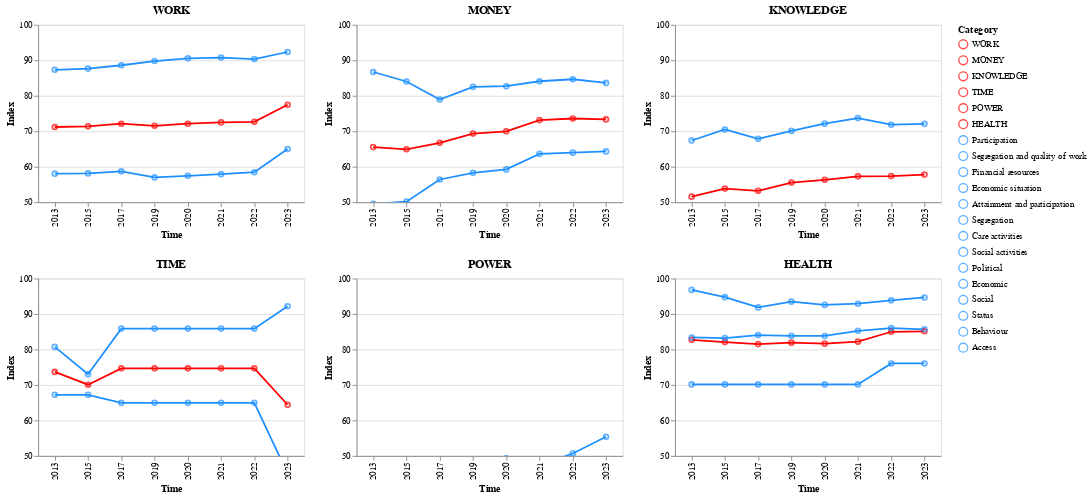

Here is the notebook cell this chart was saved with:
### Code cell
import pandas as pd
import altair as alt
import ipywidgets as widgets
from IPython.display import display

# 定义 category_mapping 和 name 列表
category_mapping = {
    1: ('WORK', 'Participation', 'Segregation and quality of work'),
    2: ('MONEY', 'Financial resources', 'Economic situation'),
    3: ('KNOWLEDGE', 'Attainment and participation', 'Segregation'),
    4: ('TIME', 'Care activities', 'Social activities'),
    5: ('POWER', 'Political', 'Economic', 'Social'),
    6: ('HEALTH', 'Status', 'Behaviour', 'Access')
}
name=['WORK','MONEY','KNOWLEDGE','TIME','POWER','HEALTH']

# 占位符函数，需要替换为实际的数据提取功能
def get_data(country_name, category):
    df_list = []
    for i, sheet_name in enumerate(index_file.sheet_names):
        df = pd.read_excel(index_file, sheet_name=sheet_name)
        df['Time'] = sheet_name[:4]
        category_names = category_mapping[category]
        df = df[df['Country'] == country_name]
        df = df[['Time', 'Country'] + list(category_names)]  # 保留时间、国家和映射的类别名称的列
        df_list.append(df)  # 添加到数据列表中
    return pd.concat(df_list)


# 创建下拉菜单部件
country_dropdown = widgets.Dropdown(options=['BE', 'BG', 'CZ', 'DK', 'DE', 'EE', 'IE', 'EL', 'ES', 'FR',
                                            'HR', 'IT', 'CY', 'LV', 'LT', 'LU', 'HU', 'MT', 'NL',
                                            'AT', 'PL', 'PT', 'RO', 'SI', 'SK', 'FI', 'SE'],
                                    description='Choose Country:', value='FR')

# 显示下拉菜单
display(country_dropdown)

# 创建一个字典用于存储图表对象
charts = {}

# 国家选择回调函数
def on_country_change(change):
    clear_output()  # 清除先前的输出
    display(country_dropdown)  # 重新显示下拉菜单

    country_name = change['new']
    country_category_data = {}
    for i in range(1, 7):
        country_category_data[i] = get_data(country_name, i)
    for i in range(1, 7):
        country_category_data[i] = pd.DataFrame(country_category_data[i])

    # 对每个类别的数据进行处理和可视化
    for i in range(1, 7):
        data = country_category_data[i]
        data = data.melt(id_vars=['Time', 'Country'], var_name='Category', value_name='Index')
        custom_color = {  
        'WORK':'red',
        'MONEY':'red',
        'KNOWLEDGE':'red',
        'TIME':'red',
        'POWER':'red',
        'HEALTH':'red',
        'Participation':'dodgerblue', 
        'Segregation and quality of work': 'dodgerblue',
        'Financial resources':'dodgerblue', 
        'Economic situation':'dodgerblue',
        'Attainment and participation':'dodgerblue',
        'Segregation':'dodgerblue',
        'Care activities':'dodgerblue', 
        'Social activities':'dodgerblue',
        'Political':'dodgerblue', 
        'Economic':'dodgerblue', 
        'Social':'dodgerblue', 
        'Status':'dodgerblue', 
        'Behaviour':'dodgerblue', 
        'Access':'dodgerblue'
    }
        
        line = alt.Chart(data).mark_line().encode(
            x='Time:O',
            y=alt.Y('Index:Q', title='Index', scale=alt.Scale(domain=(50, 100))),
            color=alt.Color('Category:N', scale=alt.Scale(domain=list(custom_color.keys()), range=list(custom_color.values()))),
            tooltip=['Country', 'Index', 'Category']
        )

        points = alt.Chart(data).mark_point().encode(
            x='Time:O',
            y=alt.Y('Index:Q', title='Index', scale=alt.Scale(domain=(50, 100))),
            color=alt.Color('Category:N', scale=alt.Scale(domain=list(custom_color.keys()), range=list(custom_color.values()))),
            tooltip=['Country', 'Index', 'Category']
        )

        chart = alt.layer(line, points).properties(
            title=name[i - 1],
            height=200,
            width=300  # 设置图表宽度为300像素
        ).interactive()

        # 存储图表对象
        charts[i] = chart
    first_row = alt.hconcat(charts[1], charts[2], charts[3])
    second_row = alt.hconcat(charts[4], charts[5], charts[6])

    combined_chart = alt.vconcat(first_row, second_row)

    # 显示更新后的图表
    display(combined_chart)

# 注册回调函数
country_dropdown.observe(on_country_change, names='value')

### Figure 1 — Vega-Lite specification as saved in the notebook (floating-point values rounded to 4 significant figures)
{"config": {"view": {"continuousWidth": 300, "continuousHeight": 300}}, "vconcat": [{"hconcat": [{"layer": [{"mark": {"type": "line"}, "encoding": {"color": {"field": "Category", "scale": {"domain": ["WORK", "MONEY", "KNOWLEDGE", "TIME", "POWER", "HEALTH", "Participation", "Segregation and quality of work", "Financial resources", "Economic situation", "Attainment and participation", "Segregation", "Care activities", "Social activities", "Political", "Economic", "Social", "Status", "Behaviour", "Access"], "range": ["red", "red", "red", "red", "red", "red", "dodgerblue", "dodgerblue", "dodgerblue", "dodgerblue", "dodgerblue", "dodgerblue", "dodgerblue", "dodgerblue", "dodgerblue", "dodgerblue", "dodgerblue", "dodgerblue", "dodgerblue", "dodgerblue"]}, "type": "nominal"}, "tooltip": [{"field": "Country", "type": "nominal"}, {"field": "Index", "type": "quantitative"}, {"field": "Category", "type": "nominal"}], "x": {"field": "Time", "type": "ordinal"}, "y": {"field": "Index", "scale": {"domain": [50, 100]}, "title": "Index", "type": "quantitative"}}, "name": "view_75"}, {"mark": {"type": "point"}, "encoding": {"color": {"field": "Category", "scale": {"domain": ["WORK", "MONEY", "KNOWLEDGE", "TIME", "POWER", "HEALTH", "Participation", "Segregation and quality of work", "Financial resources", "Economic situation", "Attainment and participation", "Segregation", "Care activities", "Social activities", "Political", "Economic", "Social", "Status", "Behaviour", "Access"], "range": ["red", "red", "red", "red", "red", "red", "dodgerblue", "dodgerblue", "dodgerblue", "dodgerblue", "dodgerblue", "dodgerblue", "dodgerblue", "dodgerblue", "dodgerblue", "dodgerblue", "dodgerblue", "dodgerblue", "dodgerblue", "dodgerblue"]}, "type": "nominal"}, "tooltip": [{"field": "Country", "type": "nominal"}, {"field": "Index", "type": "quantitative"}, {"field": "Category", "type": "nominal"}], "x": {"field": "Time", "type": "ordinal"}, "y": {"field": "Index", "scale": {"domain": [50, 100]}, "title": "Index", "type": "quantitative"}}}], "data": {"name": "data-426fa1ce5192c46a7c96a4c4d034da5a"}, "height": 200, "title": "WORK", "width": 300}, {"layer": [{"mark": {"type": "line"}, "encoding": {"color": {"field": "Category", "scale": {"domain": ["WORK", "MONEY", "KNOWLEDGE", "TIME", "POWER", "HEALTH", "Participation", "Segregation and quality of work", "Financial resources", "Economic situation", "Attainment and participation", "Segregation", "Care activities", "Social activities", "Political", "Economic", "Social", "Status", "Behaviour", "Access"], "range": ["red", "red", "red", "red", "red", "red", "dodgerblue", "dodgerblue", "dodgerblue", "dodgerblue", "dodgerblue", "dodgerblue", "dodgerblue", "dodgerblue", "dodgerblue", "dodgerblue", "dodgerblue", "dodgerblue", "dodgerblue", "dodgerblue"]}, "type": "nominal"}, "tooltip": [{"field": "Country", "type": "nominal"}, {"field": "Index", "type": "quantitative"}, {"field": "Category", "type": "nominal"}], "x": {"field": "Time", "type": "ordinal"}, "y": {"field": "Index", "scale": {"domain": [50, 100]}, "title": "Index", "type": "quantitative"}}, "name": "view_76"}, {"mark": {"type": "point"}, "encoding": {"color": {"field": "Category", "scale": {"domain": ["WORK", "MONEY", "KNOWLEDGE", "TIME", "POWER", "HEALTH", "Participation", "Segregation and quality of work", "Financial resources", "Economic situation", "Attainment and participation", "Segregation", "Care activities", "Social activities", "Political", "Economic", "Social", "Status", "Behaviour", "Access"], "range": ["red", "red", "red", "red", "red", "red", "dodgerblue", "dodgerblue", "dodgerblue", "dodgerblue", "dodgerblue", "dodgerblue", "dodgerblue", "dodgerblue", "dodgerblue", "dodgerblue", "dodgerblue", "dodgerblue", "dodgerblue", "dodgerblue"]}, "type": "nominal"}, "tooltip": [{"field": "Country", "type": "nominal"}, {"field": "Index", "type": "quantitative"}, {"field": "Category", "type": "nominal"}], "x": {"field": "Time", "type": "ordinal"}, "y": {"field": "Index", "scale": {"domain": [50, 100]}, "title": "Index", "type": "quantitative"}}}], "data": {"name": "data-c0579eb9100ba436dc56778fa25df6e2"}, "height": 200, "title": "MONEY", "width": 300}, {"layer": [{"mark": {"type": "line"}, "encoding": {"color": {"field": "Category", "scale": {"domain": ["WORK", "MONEY", "KNOWLEDGE", "TIME", "POWER", "HEALTH", "Participation", "Segregation and quality of work", "Financial resources", "Economic situation", "Attainment and participation", "Segregation", "Care activities", "Social activities", "Political", "Economic", "Social", "Status", "Behaviour", "Access"], "range": ["red", "red", "red", "red", "red", "red", "dodgerblue", "dodgerblue", "dodgerblue", "dodgerblue", "dodgerblue", "dodgerblue", "dodgerblue", "dodgerblue", "dodgerblue", "dodgerblue", "dodgerblue", "dodgerblue", "dodgerblue", "dodgerblue"]}, "type": "nominal"}, "tooltip": [{"field": "Country", "type": "nominal"}, {"field": "Index", "type": "quantitative"}, {"field": "Category", "type": "nominal"}], "x": {"field": "Time", "type": "ordinal"}, "y": {"field": "Index", "scale": {"domain": [50, 100]}, "title": "Index", "type": "quantitative"}}, "name": "view_77"}, {"mark": {"type": "point"}, "encoding": {"color": {"field": "Category", "scale": {"domain": ["WORK", "MONEY", "KNOWLEDGE", "TIME", "POWER", "HEALTH", "Participation", "Segregation and quality of work", "Financial resources", "Economic situation", "Attainment and participation", "Segregation", "Care activities", "Social activities", "Political", "Economic", "Social", "Status", "Behaviour", "Access"], "range": ["red", "red", "red", "red", "red", "red", "dodgerblue", "dodgerblue", "dodgerblue", "dodgerblue", "dodgerblue", "dodgerblue", "dodgerblue", "dodgerblue", "dodgerblue", "dodgerblue", "dodgerblue", "dodgerblue", "dodgerblue", "dodgerblue"]}, "type": "nominal"}, "tooltip": [{"field": "Country", "type": "nominal"}, {"field": "Index", "type": "quantitative"}, {"field": "Category", "type": "nominal"}], "x": {"field": "Time", "type": "ordinal"}, "y": {"field": "Index", "scale": {"domain": [50, 100]}, "title": "Index", "type": "quantitative"}}}], "data": {"name": "data-dace7d344783632d6b43eab01451b1ba"}, "height": 200, "title": "KNOWLEDGE", "width": 300}]}, {"hconcat": [{"layer": [{"mark": {"type": "line"}, "encoding": {"color": {"field": "Category", "scale": {"domain": ["WORK", "MONEY", "KNOWLEDGE", "TIME", "POWER", "HEALTH", "Participation", "Segregation and quality of work", "Financial resources", "Economic situation", "Attainment and participation", "Segregation", "Care activities", "Social activities", "Political", "Economic", "Social", "Status", "Behaviour", "Access"], "range": ["red", "red", "red", "red", "red", "red", "dodgerblue", "dodgerblue", "dodgerblue", "dodgerblue", "dodgerblue", "dodgerblue", "dodgerblue", "dodgerblue", "dodgerblue", "dodgerblue", "dodgerblue", "dodgerblue", "dodgerblue", "dodgerblue"]}, "type": "nominal"}, "tooltip": [{"field": "Country", "type": "nominal"}, {"field": "Index", "type": "quantitative"}, {"field": "Category", "type": "nominal"}], "x": {"field": "Time", "type": "ordinal"}, "y": {"field": "Index", "scale": {"domain": [50, 100]}, "title": "Index", "type": "quantitative"}}, "name": "view_78"}, {"mark": {"type": "point"}, "encoding": {"color": {"field": "Category", "scale": {"domain": ["WORK", "MONEY", "KNOWLEDGE", "TIME", "POWER", "HEALTH", "Participation", "Segregation and quality of work", "Financial resources", "Economic situation", "Attainment and participation", "Segregation", "Care activities", "Social activities", "Political", "Economic", "Social", "Status", "Behaviour", "Access"], "range": ["red", "red", "red", "red", "red", "red", "dodgerblue", "dodgerblue", "dodgerblue", "dodgerblue", "dodgerblue", "dodgerblue", "dodgerblue", "dodgerblue", "dodgerblue", "dodgerblue", "dodgerblue", "dodgerblue", "dodgerblue", "dodgerblue"]}, "type": "nominal"}, "tooltip": [{"field": "Country", "type": "nominal"}, {"field": "Index", "type": "quantitative"}, {"field": "Category", "type": "nominal"}], "x": {"field": "Time", "type": "ordinal"}, "y": {"field": "Index", "scale": {"domain": [50, 100]}, "title": "Index", "type": "quantitative"}}}], "data": {"name": "data-edf3da29db2855ad269d98445d731069"}, "height": 200, "title": "TIME", "width": 300}, {"layer": [{"mark": {"type": "line"}, "encoding": {"color": {"field": "Category", "scale": {"domain": ["WORK", "MONEY", "KNOWLEDGE", "TIME", "POWER", "HEALTH", "Participation", "Segregation and quality of work", "Financial resources", "Economic situation", "Attainment and participation", "Segregation", "Care activities", "Social activities", "Political", "Economic", "Social", "Status", "Behaviour", "Access"], "range": ["red", "red", "red", "red", "red", "red", "dodgerblue", "dodgerblue", "dodgerblue", "dodgerblue", "dodgerblue", "dodgerblue", "dodgerblue", "dodgerblue", "dodgerblue", "dodgerblue", "dodgerblue", "dodgerblue", "dodgerblue", "dodgerblue"]}, "type": "nominal"}, "tooltip": [{"field": "Country", "type": "nominal"}, {"field": "Index", "type": "quantitative"}, {"field": "Category", "type": "nominal"}], "x": {"field": "Time", "type": "ordinal"}, "y": {"field": "Index", "scale": {"domain": [50, 100]}, "title": "Index", "type": "quantitative"}}, "name": "view_79"}, {"mark": {"type": "point"}, "encoding": {"color": {"field": "Category", "scale": {"domain": ["WORK", "MONEY", "KNOWLEDGE", "TIME", "POWER", "HEALTH", "Participation", "Segregation and quality of work", "Financial resources", "Economic situation", "Attainment and participation", "Segregation", "Care activities", "Social activities", "Political", "Economic", "Social", "Status", "Behaviour", "Access"], "range": ["red", "red", "red", "red", "red", "red", "dodgerblue", "dodgerblue", "dodgerblue", "dodgerblue", "dodgerblue", "dodgerblue", "dodgerblue", "dodgerblue", "dodgerblue", "dodgerblue", "dodgerblue", "dodgerblue", "dodgerblue", "dodgerblue"]}, "type": "nominal"}, "tooltip": [{"field": "Country", "type": "nominal"}, {"field": "Index", "type": "quantitative"}, {"field": "Category", "type": "nominal"}], "x": {"field": "Time", "type": "ordinal"}, "y": {"field": "Index", "scale": {"domain": [50, 100]}, "title": "Index", "type": "quantitative"}}}], "data": {"name": "data-ee3501ed7da572ecbb868d4aa6130300"}, "height": 200, "title": "POWER", "width": 300}, {"layer": [{"mark": {"type": "line"}, "encoding": {"color": {"field": "Category", "scale": {"domain": ["WORK", "MONEY", "KNOWLEDGE", "TIME", "POWER", "HEALTH", "Participation", "Segregation and quality of work", "Financial resources", "Economic situation", "Attainment and participation", "Segregation", "Care activities", "Social activities", "Political", "Economic", "Social", "Status", "Behaviour", "Access"], "range": ["red", "red", "red", "red", "red", "red", "dodgerblue", "dodgerblue", "dodgerblue", "dodgerblue", "dodgerblue", "dodgerblue", "dodgerblue", "dodgerblue", "dodgerblue", "dodgerblue", "dodgerblue", "dodgerblue", "dodgerblue", "dodgerblue"]}, "type": "nominal"}, "tooltip": [{"field": "Country", "type": "nominal"}, {"field": "Index", "type": "quantitative"}, {"field": "Category", "type": "nominal"}], "x": {"field": "Time", "type": "ordinal"}, "y": {"field": "Index", "scale": {"domain": [50, 100]}, "title": "Index", "type": "quantitative"}}, "name": "view_80"}, {"mark": {"type": "point"}, "encoding": {"color": {"field": "Category", "scale": {"domain": ["WORK", "MONEY", "KNOWLEDGE", "TIME", "POWER", "HEALTH", "Participation", "Segregation and quality of work", "Financial resources", "Economic situation", "Attainment and participation", "Segregation", "Care activities", "Social activities", "Political", "Economic", "Social", "Status", "Behaviour", "Access"], "range": ["red", "red", "red", "red", "red", "red", "dodgerblue", "dodgerblue", "dodgerblue", "dodgerblue", "dodgerblue", "dodgerblue", "dodgerblue", "dodgerblue", "dodgerblue", "dodgerblue", "dodgerblue", "dodgerblue", "dodgerblue", "dodgerblue"]}, "type": "nominal"}, "tooltip": [{"field": "Country", "type": "nominal"}, {"field": "Index", "type": "quantitative"}, {"field": "Category", "type": "nominal"}], "x": {"field": "Time", "type": "ordinal"}, "y": {"field": "Index", "scale": {"domain": [50, 100]}, "title": "Index", "type": "quantitative"}}}], "data": {"name": "data-0ed3f1671fb338a9b8d08c63a98133f3"}, "height": 200, "title": "HEALTH", "width": 300}]}], "params": [{"name": "param_76", "select": {"type": "interval", "encodings": ["x", "y"]}, "bind": "scales", "views": ["view_75"]}, {"name": "param_77", "select": {"type": "interval", "encodings": ["x", "y"]}, "bind": "scales", "views": ["view_76"]}, {"name": "param_78", "select": {"type": "interval", "encodings": ["x", "y"]}, "bind": "scales", "views": ["view_77"]}, {"name": "param_79", "select": {"type": "interval", "encodings": ["x", "y"]}, "bind": "scales", "views": ["view_78"]}, {"name": "param_80", "select": {"type": "interval", "encodings": ["x", "y"]}, "bind": "scales", "views": ["view_79"]}, {"name": "param_81", "select": {"type": "interval", "encodings": ["x", "y"]}, "bind": "scales", "views": ["view_80"]}], "$schema": "https://vega.github.io/schema/vega-lite/v5.17.0.json", "datasets": {"data-426fa1ce5192c46a7c96a4c4d034da5a": [{"Time": "2013", "Country": "EE", "Category": "WORK", "Index": 71.2}, {"Time": "2015", "Country": "EE", "Category": "WORK", "Index": 71.39}, {"Time": "2017", "Country": "EE", "Category": "WORK", "Index": 72.13}, {"Time": "2019", "Country": "EE", "Category": "WORK", "Index": 71.54}, {"Time": "2020", "Country": "EE", "Category": "WORK", "Index": 72.13}, {"Time": "2021", "Country": "EE", "Category": "WORK", "Index": 72.51}, {"Time": "2022", "Country": "EE", "Category": "WORK", "Index": 72.67}, {"Time": "2023", "Country": "EE", "Category": "WORK", "Index": 77.47}, {"Time": "2013", "Country": "EE", "Category": "Participation", "Index": 87.32}, {"Time": "2015", "Country": "EE", "Category": "Participation", "Index": 87.67}, {"Time": "2017", "Country": "EE", "Category": "Participation", "Index": 88.61}, {"Time": "2019", "Country": "EE", "Category": "Participation", "Index": 89.8}, {"Time": "2020", "Country": "EE", "Category": "Participation", "Index": 90.56}, {"Time": "2021", "Country": "EE", "Category": "Participation", "Index": 90.78}, {"Time": "2022", "Country": "EE", "Category": "Participation", "Index": 90.35}, {"Time": "2023", "Country": "EE", "Category": "Participation", "Index": 92.34}, {"Time": "2013", "Country": "EE", "Category": "Segregation and quality of work", "Index": 58.06}, {"Time": "2015", "Country": "EE", "Category": "Segregation and quality of work", "Index": 58.13}, {"Time": "2017", "Country": "EE", "Category": "Segregation and quality of work", "Index": 58.71}, {"Time": "2019", "Country": "EE", "Category": "Segregation and quality of work", "Index": 57.0}, {"Time": "2020", "Country": "EE", "Category": "Segregation and quality of work", "Index": 57.45}, {"Time": "2021", "Country": "EE", "Category": "Segregation and quality of work", "Index": 57.91}, {"Time": "2022", "Country": "EE", "Category": "Segregation and quality of work", "Index": 58.45}, {"Time": "2023", "Country": "EE", "Category": "Segregation and quality of work", "Index": 65.0}], "data-c0579eb9100ba436dc56778fa25df6e2": [{"Time": "2013", "Country": "EE", "Category": "MONEY", "Index": 65.54}, {"Time": "2015", "Country": "EE", "Category": "MONEY", "Index": 64.93}, {"Time": "2017", "Country": "EE", "Category": "MONEY", "Index": 66.74}, {"Time": "2019", "Country": "EE", "Category": "MONEY", "Index": 69.35}, {"Time": "2020", "Country": "EE", "Category": "MONEY", "Index": 70.0}, {"Time": "2021", "Country": "EE", "Category": "MONEY", "Index": 73.15}, {"Time": "2022", "Country": "EE", "Category": "MONEY", "Index": 73.6}, {"Time": "2023", "Country": "EE", "Category": "MONEY", "Index": 73.34}, {"Time": "2013", "Country": "EE", "Category": "Financial resources", "Index": 49.54}, {"Time": "2015", "Country": "EE", "Category": "Financial resources", "Index": 50.17}, {"Time": "2017", "Country": "EE", "Category": "Financial resources", "Index": 56.41}, {"Time": "2019", "Country": "EE", "Category": "Financial resources", "Index": 58.28}, {"Time": "2020", "Country": "EE", "Category": "Financial resources", "Index": 59.26}, {"Time": "2021", "Country": "EE", "Category": "Financial resources", "Index": 63.63}, {"Time": "2022", "Country": "EE", "Category": "Financial resources", "Index": 63.98}, {"Time": "2023", "Country": "EE", "Category": "Financial resources", "Index": 64.32}, {"Time": "2013", "Country": "EE", "Category": "Economic situation", "Index": 86.71}, {"Time": "2015", "Country": "EE", "Category": "Economic situation", "Index": 84.03}, {"Time": "2017", "Country": "EE", "Category": "Economic situation", "Index": 78.96}, {"Time": "2019", "Country": "EE", "Category": "Economic situation", "Index": 82.52}, {"Time": "2020", "Country": "EE", "Category": "Economic situation", "Index": 82.7}, {"Time": "2021", "Country": "EE", "Category": "Economic situation", "Index": 84.1}, {"Time": "2022", "Country": "EE", "Category": "Economic situation", "Index": 84.66}, {"Time": "2023", "Country": "EE", "Category": "Economic situation", "Index": 83.62}], "data-dace7d344783632d6b43eab01451b1ba": [{"Time": "2013", "Country": "EE", "Category": "KNOWLEDGE", "Index": 51.57}, {"Time": "2015", "Country": "EE", "Category": "KNOWLEDGE", "Index": 53.84}, {"Time": "2017", "Country": "EE", "Category": "KNOWLEDGE", "Index": 53.21}, {"Time": "2019", "Country": "EE", "Category": "KNOWLEDGE", "Index": 55.53}, {"Time": "2020", "Country": "EE", "Category": "KNOWLEDGE", "Index": 56.33}, {"Time": "2021", "Country": "EE", "Category": "KNOWLEDGE", "Index": 57.29}, {"Time": "2022", "Country": "EE", "Category": "KNOWLEDGE", "Index": 57.36}, {"Time": "2023", "Country": "EE", "Category": "KNOWLEDGE", "Index": 57.79}, {"Time": "2013", "Country": "EE", "Category": "Attainment and participation", "Index": 67.4}, {"Time": "2015", "Country": "EE", "Category": "Attainment and participation", "Index": 70.5}, {"Time": "2017", "Country": "EE", "Category": "Attainment and participation", "Index": 67.87}, {"Time": "2019", "Country": "EE", "Category": "Attainment and participation", "Index": 70.1}, {"Time": "2020", "Country": "EE", "Category": "Attainment and participation", "Index": 72.15}, {"Time": "2021", "Country": "EE", "Category": "Attainment and participation", "Index": 73.72}, {"Time": "2022", "Country": "EE", "Category": "Attainment and participation", "Index": 71.86}, {"Time": "2023", "Country": "EE", "Category": "Attainment and participation", "Index": 72.09}, {"Time": "2013", "Country": "EE", "Category": "Segregation", "Index": 39.46}, {"Time": "2015", "Country": "EE", "Category": "Segregation", "Index": 41.12}, {"Time": "2017", "Country": "EE", "Category": "Segregation", "Index": 41.73}, {"Time": "2019", "Country": "EE", "Category": "Segregation", "Index": 43.99}, {"Time": "2020", "Country": "EE", "Category": "Segregation", "Index": 43.99}, {"Time": "2021", "Country": "EE", "Category": "Segregation", "Index": 44.53}, {"Time": "2022", "Country": "EE", "Category": "Segregation", "Index": 45.79}, {"Time": "2023", "Country": "EE", "Category": "Segregation", "Index": 46.32}], "data-edf3da29db2855ad269d98445d731069": [{"Time": "2013", "Country": "EE", "Category": "TIME", "Index": 73.67}, {"Time": "2015", "Country": "EE", "Category": "TIME", "Index": 70.07}, {"Time": "2017", "Country": "EE", "Category": "TIME", "Index": 74.69}, {"Time": "2019", "Country": "EE", "Category": "TIME", "Index": 74.69}, {"Time": "2020", "Country": "EE", "Category": "TIME", "Index": 74.69}, {"Time": "2021", "Country": "EE", "Category": "TIME", "Index": 74.69}, {"Time": "2022", "Country": "EE", "Category": "TIME", "Index": 74.69}, {"Time": "2023", "Country": "EE", "Category": "TIME", "Index": 64.42}, {"Time": "2013", "Country": "EE", "Category": "Care activities", "Index": 80.73}, {"Time": "2015", "Country": "EE", "Category": "Care activities", "Index": 73.04}, {"Time": "2017", "Country": "EE", "Category": "Care activities", "Index": 85.88}, {"Time": "2019", "Country": "EE", "Category": "Care activities", "Index": 85.88}, {"Time": "2020", "Country": "EE", "Category": "Care activities", "Index": 85.88}, {"Time": "2021", "Country": "EE", "Category": "Care activities", "Index": 85.88}, {"Time": "2022", "Country": "EE", "Category": "Care activities", "Index": 85.88}, {"Time": "2023", "Country": "EE", "Category": "Care activities", "Index": 92.19}, {"Time": "2013", "Country": "EE", "Category": "Social activities", "Index": 67.23}, {"Time": "2015", "Country": "EE", "Category": "Social activities", "Index": 67.23}, {"Time": "2017", "Country": "EE", "Category": "Social activities", "Index": 64.95}, {"Time": "2019", "Country": "EE", "Category": "Social activities", "Index": 64.95}, {"Time": "2020", "Country": "EE", "Category": "Social activities", "Index": 64.95}, {"Time": "2021", "Country": "EE", "Category": "Social activities", "Index": 64.95}, {"Time": "2022", "Country": "EE", "Category": "Social activities", "Index": 64.95}, {"Time": "2023", "Country": "EE", "Category": "Social activities", "Index": 45.02}], "data-ee3501ed7da572ecbb868d4aa6130300": [{"Time": "2013", "Country": "EE", "Category": "POWER", "Index": 21.86}, {"Time": "2015", "Country": "EE", "Category": "POWER", "Index": 22.0}, {"Time": "2017", "Country": "EE", "Category": "POWER", "Index": 28.16}, {"Time": "2019", "Country": "EE", "Category": "POWER", "Index": 34.61}, {"Time": "2020", "Country": "EE", "Category": "POWER", "Index": 36.08}, {"Time": "2021", "Country": "EE", "Category": "POWER", "Index": 36.63}, {"Time": "2022", "Country": "EE", "Category": "POWER", "Index": 34.03}, {"Time": "2023", "Country": "EE", "Category": "POWER", "Index": 33.02}, {"Time": "2013", "Country": "EE", "Category": "Political", "Index": 34.85}, {"Time": "2015", "Country": "EE", "Category": "Political", "Index": 33.7}, {"Time": "2017", "Country": "EE", "Category": "Political", "Index": 44.94}, {"Time": "2019", "Country": "EE", "Category": "Political", "Index": 48.53}, {"Time": "2020", "Country": "EE", "Category": "Political", "Index": 49.34}, {"Time": "2021", "Country": "EE", "Category": "Political", "Index": 47.3}, {"Time": "2022", "Country": "EE", "Category": "Political", "Index": 50.68}, {"Time": "2023", "Country": "EE", "Category": "Political", "Index": 55.39}, {"Time": "2013", "Country": "EE", "Category": "Economic", "Index": 21.57}, {"Time": "2015", "Country": "EE", "Category": "Economic", "Index": 22.68}, {"Time": "2017", "Country": "EE", "Category": "Economic", "Index": 23.23}, {"Time": "2019", "Country": "EE", "Category": "Economic", "Index": 23.4}, {"Time": "2020", "Country": "EE", "Category": "Economic", "Index": 24.16}, {"Time": "2021", "Country": "EE", "Category": "Economic", "Index": 27.53}, {"Time": "2022", "Country": "EE", "Category": "Economic", "Index": 25.23}, {"Time": "2023", "Country": "EE", "Category": "Economic", "Index": 21.83}, {"Time": "2013", "Country": "EE", "Category": "Social", "Index": 13.89}, {"Time": "2015", "Country": "EE", "Category": "Social", "Index": 13.94}, {"Time": "2017", "Country": "EE", "Category": "Social", "Index": 21.4}, {"Time": "2019", "Country": "EE", "Category": "Social", "Index": 36.5}, {"Time": "2020", "Country": "EE", "Category": "Social", "Index": 39.41}, {"Time": "2021", "Country": "EE", "Category": "Social", "Index": 37.76}, {"Time": "2022", "Country": "EE", "Category": "Social", "Index": 30.82}, {"Time": "2023", "Country": "EE", "Category": "Social", "Index": 29.78}], "data-0ed3f1671fb338a9b8d08c63a98133f3": [{"Time": "2013", "Country": "EE", "Category": "HEALTH", "Index": 82.73}, {"Time": "2015", "Country": "EE", "Category": "HEALTH", "Index": 82.08}, {"Time": "2017", "Country": "EE", "Category": "HEALTH", "Index": 81.52}, {"Time": "2019", "Country": "EE", "Category": "HEALTH", "Index": 81.93}, {"Time": "2020", "Country": "EE", "Category": "HEALTH", "Index": 81.64}, {"Time": "2021", "Country": "EE", "Category": "HEALTH", "Index": 82.21}, {"Time": "2022", "Country": "EE", "Category": "HEALTH", "Index": 84.99}, {"Time": "2023", "Country": "EE", "Category": "HEALTH", "Index": 85.13}, {"Time": "2013", "Country": "EE", "Category": "Status", "Index": 83.39}, {"Time": "2015", "Country": "EE", "Category": "Status", "Index": 83.22}, {"Time": "2017", "Country": "EE", "Category": "Status", "Index": 84.06}, {"Time": "2019", "Country": "EE", "Category": "Status", "Index": 83.87}, {"Time": "2020", "Country": "EE", "Category": "Status", "Index": 83.81}, {"Time": "2021", "Country": "EE", "Category": "Status", "Index": 85.25}, {"Time": "2022", "Country": "EE", "Category": "Status", "Index": 86.02}, {"Time": "2023", "Country": "EE", "Category": "Status", "Index": 85.69}, {"Time": "2013", "Country": "EE", "Category": "Behaviour", "Index": 70.15}, {"Time": "2015", "Country": "EE", "Category": "Behaviour", "Index": 70.15}, {"Time": "2017", "Country": "EE", "Category": "Behaviour", "Index": 70.15}, {"Time": "2019", "Country": "EE", "Category": "Behaviour", "Index": 70.15}, {"Time": "2020", "Country": "EE", "Category": "Behaviour", "Index": 70.15}, {"Time": "2021", "Country": "EE", "Category": "Behaviour", "Index": 70.15}, {"Time": "2022", "Country": "EE", "Category": "Behaviour", "Index": 76.06}, {"Time": "2023", "Country": "EE", "Category": "Behaviour", "Index": 76.06}, {"Time": "2013", "Country": "EE", "Category": "Access", "Index": 96.79}, {"Time": "2015", "Country": "EE", "Category": "Access", "Index": 94.74}, {"Time": "2017", "Country": "EE", "Category": "Access", "Index": 91.86}, {"Time": "2019", "Country": "EE", "Category": "Access", "Index": 93.48}, {"Time": "2020", "Country": "EE", "Category": "Access", "Index": 92.56}, {"Time": "2021", "Country": "EE", "Category": "Access", "Index": 92.9}, {"Time": "2022", "Country": "EE", "Category": "Access", "Index": 93.84}, {"Time": "2023", "Country": "EE", "Category": "Access", "Index": 94.66}]}}
